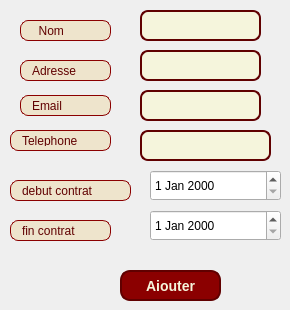
           <widget class="QWidget" name="tab">
            <attribute name="title">
             <string>Ajouter</string>
            </attribute>
            <widget class="QLabel" name="label_nom">
             <property name="geometry">
              <rect>
               <x>20</x>
               <y>20</y>
               <width>91</width>
               <height>21</height>
              </rect>
             </property>
             <property name="styleSheet">
              <string notr="true">QLabel {
    background-color: #EEE4CC; /* Beige doux */
    color: #600000;            /* Texte bordeaux */
    font: 900 italic 8pt &quot;Segoe UI&quot;; /* Police en italique et gras */
    border-radius: 8px;         /* Coins arrondis */
    padding: 4px 8px;           /* Un peu de marge interne */
    border: 1px solid #8B0000;  /* Fine bordure bordeaux pour les démarquer */
}
</string>
             </property>
             <property name="text">
              <string>  Nom</string>
             </property>
            </widget>
            <widget class="QLabel" name="label_description">
             <property name="geometry">
              <rect>
               <x>20</x>
               <y>60</y>
               <width>91</width>
               <height>21</height>
              </rect>
             </property>
             <property name="styleSheet">
              <string notr="true">QLabel {
    background-color: #EEE4CC; /* Beige doux */
    color: #600000;            /* Texte bordeaux */
    font: 900 italic 8pt &quot;Segoe UI&quot;; /* Police en italique et gras */
    border-radius: 8px;         /* Coins arrondis */
    padding: 4px 8px;           /* Un peu de marge interne */
    border: 1px solid #8B0000;  /* Fine bordure bordeaux pour les démarquer */
}
</string>
             </property>
             <property name="text">
              <string>Adresse</string>
             </property>
            </widget>
            <widget class="QLabel" name="label_type">
             <property name="geometry">
              <rect>
               <x>20</x>
               <y>95</y>
               <width>91</width>
               <height>21</height>
              </rect>
             </property>
             <property name="styleSheet">
              <string notr="true">QLabel {
    background-color: #EEE4CC; /* Beige doux */
    color: #600000;            /* Texte bordeaux */
    font: 900 italic 8pt &quot;Segoe UI&quot;; /* Police en italique et gras */
    border-radius: 8px;         /* Coins arrondis */
    padding: 4px 8px;           /* Un peu de marge interne */
    border: 1px solid #8B0000;  /* Fine bordure bordeaux pour les démarquer */
}
</string>
             </property>
             <property name="text">
              <string>Email</string>
             </property>
            </widget>
            <widget class="QLabel" name="label_lieu">
             <property name="geometry">
              <rect>
               <x>10</x>
               <y>130</y>
               <width>101</width>
               <height>21</height>
              </rect>
             </property>
             <property name="styleSheet">
              <string notr="true">QLabel {
    background-color: #EEE4CC; /* Beige doux */
    color: #600000;            /* Texte bordeaux */
    font: 900 italic 8pt &quot;Segoe UI&quot;; /* Police en italique et gras */
    border-radius: 8px;         /* Coins arrondis */
    padding: 4px 8px;           /* Un peu de marge interne */
    border: 1px solid #8B0000;  /* Fine bordure bordeaux pour les démarquer */
}
</string>
             </property>
             <property name="text">
              <string>Telephone</string>
             </property>
            </widget>
            <widget class="QLineEdit" name="lineEdit_telephone">
             <property name="geometry">
              <rect>
               <x>140</x>
               <y>130</y>
               <width>131</width>
               <height>31</height>
              </rect>
             </property>
             <property name="styleSheet">
              <string notr="true">QLineEdit {
    color: #8B0000;             /* Texte en rouge bordeaux */
    background-color: #F5F5DC;  /* Fond beige */
    padding: 5px;               /* Espacement intérieur */
    border: 2px solid #600000;  /* Bordure bordeaux foncé */
    border-radius: 8px;         /* Coins arrondis */
    font-size: 14px;            /* Taille de police */
    font-family: &quot;Palatino Linotype&quot;; /* Police élégante */
}

QLineEdit:focus {
    border: 2px solid #A52A2A;  /* Bordure plus claire lorsqu'on clique */
    background-color: #FFFFFF;   /* Fond blanc subtil pour bien montrer le focus */
}

QLineEdit:disabled {
    background-color: #D3B8AE;   /* Beige foncé pour désactivé */
    color: #8B0000;              /* Texte en bordeaux */
    border: 2px solid #A52A2A;
}</string>
             </property>
             <property name="text">
              <string/>
             </property>
            </widget>
            <widget class="QLineEdit" name="lineEdit_adresse">
             <property name="geometry">
              <rect>
               <x>140</x>
               <y>50</y>
               <width>121</width>
               <height>31</height>
              </rect>
             </property>
             <property name="styleSheet">
              <string notr="true">QLineEdit {
    color: #8B0000;             /* Texte en rouge bordeaux */
    background-color: #F5F5DC;  /* Fond beige */
    padding: 5px;               /* Espacement intérieur */
    border: 2px solid #600000;  /* Bordure bordeaux foncé */
    border-radius: 8px;         /* Coins arrondis */
    font-size: 14px;            /* Taille de police */
    font-family: &quot;Palatino Linotype&quot;; /* Police élégante */
}

QLineEdit:focus {
    border: 2px solid #A52A2A;  /* Bordure plus claire lorsqu'on clique */
    background-color: #FFFFFF;   /* Fond blanc subtil pour bien montrer le focus */
}

QLineEdit:disabled {
    background-color: #D3B8AE;   /* Beige foncé pour désactivé */
    color: #8B0000;              /* Texte en bordeaux */
    border: 2px solid #A52A2A;
}</string>
             </property>
             <property name="text">
              <string/>
             </property>
            </widget>
            <widget class="QLineEdit" name="lineEdit_nom">
             <property name="geometry">
              <rect>
               <x>140</x>
               <y>10</y>
               <width>121</width>
               <height>31</height>
              </rect>
             </property>
             <property name="styleSheet">
              <string notr="true">QLineEdit {
    color: #8B0000;             /* Texte en rouge bordeaux */
    background-color: #F5F5DC;  /* Fond beige */
    padding: 5px;               /* Espacement intérieur */
    border: 2px solid #600000;  /* Bordure bordeaux foncé */
    border-radius: 8px;         /* Coins arrondis */
    font-size: 14px;            /* Taille de police */
    font-family: &quot;Palatino Linotype&quot;; /* Police élégante */
}

QLineEdit:focus {
    border: 2px solid #A52A2A;  /* Bordure plus claire lorsqu'on clique */
    background-color: #FFFFFF;   /* Fond blanc subtil pour bien montrer le focus */
}

QLineEdit:disabled {
    background-color: #D3B8AE;   /* Beige foncé pour désactivé */
    color: #8B0000;              /* Texte en bordeaux */
    border: 2px solid #A52A2A;
}</string>
             </property>
             <property name="text">
              <string/>
             </property>
            </widget>
            <widget class="QPushButton" name="pushButton_ajouter">
             <property name="geometry">
              <rect>
               <x>120</x>
               <y>270</y>
               <width>101</width>
               <height>31</height>
              </rect>
             </property>
             <property name="styleSheet">
              <string notr="true">QPushButton {
    background-color: #8B0000;  /* Rouge bordeaux */
    color: #F5F5DC;              /* Beige pour le texte */
    border-radius: 10px;         /* Coins arrondis */
    padding: 8px 15px;           /* Espacement intérieur */
    font-size: 14px;             /* Taille de police */
    font-weight: bold;           /* Police en gras */
    border: 2px solid #600000;   /* Bordure plus foncée */
}

QPushButton:hover {
    background-color: #A52A2A;   /* Rouge bordeaux plus clair */
    border: 2px solid #8B0000;   
}

QPushButton:pressed {
    background-color: #600000;   /* Rouge bordeaux très foncé */
    border: 2px solid #400000;
}

QPushButton:disabled {
    background-color: #D3B8AE;   /* Beige foncé pour désactivé */
    color: #8B0000;
    border: 2px solid #A52A2A;
}</string>
             </property>
             <property name="text">
              <string>Ajouter</string>
             </property>
            </widget>
            <widget class="QLabel" name="label_heure">
             <property name="geometry">
              <rect>
               <x>10</x>
               <y>220</y>
               <width>101</width>
               <height>21</height>
              </rect>
             </property>
             <property name="styleSheet">
              <string notr="true">QLabel {
    background-color: #EEE4CC; /* Beige doux */
    color: #600000;            /* Texte bordeaux */
    font: 900 italic 8pt &quot;Segoe UI&quot;; /* Police en italique et gras */
    border-radius: 8px;         /* Coins arrondis */
    padding: 4px 8px;           /* Un peu de marge interne */
    border: 1px solid #8B0000;  /* Fine bordure bordeaux pour les démarquer */
}
</string>
             </property>
             <property name="text">
              <string>fin contrat</string>
             </property>
            </widget>
            <widget class="QLabel" name="label_dateC">
             <property name="geometry">
              <rect>
               <x>10</x>
               <y>180</y>
               <width>121</width>
               <height>21</height>
              </rect>
             </property>
             <property name="styleSheet">
              <string notr="true">QLabel {
    background-color: #EEE4CC; /* Beige doux */
    color: #600000;            /* Texte bordeaux */
    font: 900 italic 8pt &quot;Segoe UI&quot;; /* Police en italique et gras */
    border-radius: 8px;         /* Coins arrondis */
    padding: 4px 8px;           /* Un peu de marge interne */
    border: 1px solid #8B0000;  /* Fine bordure bordeaux pour les démarquer */
}
</string>
             </property>
             <property name="text">
              <string>debut contrat </string>
             </property>
            </widget>
            <widget class="QDateEdit" name="dateEdit_C_2">
             <property name="geometry">
              <rect>
               <x>150</x>
               <y>170</y>
               <width>131</width>
               <height>31</height>
              </rect>
             </property>
             <property name="styleSheet">
              <string notr="true">QLineEdit {
    color: #8B0000;             /* Texte en rouge bordeaux */
    background-color: #F5F5DC;  /* Fond beige */
    padding: 5px;               /* Espacement intérieur */
    border: 2px solid #600000;  /* Bordure bordeaux foncé */
    border-radius: 8px;         /* Coins arrondis */
    font-size: 14px;            /* Taille de police */
    font-family: &quot;Palatino Linotype&quot;; /* Police élégante */
}

QLineEdit:focus {
    border: 2px solid #A52A2A;  /* Bordure plus claire lorsqu'on clique */
    background-color: #FFFFFF;   /* Fond blanc subtil pour bien montrer le focus */
}

QLineEdit:disabled {
    background-color: #D3B8AE;   /* Beige foncé pour désactivé */
    color: #8B0000;              /* Texte en bordeaux */
    border: 2px solid #A52A2A;
}</string>
             </property>
            </widget>
            <widget class="QDateEdit" name="dateEdit_C_3">
             <property name="geometry">
              <rect>
               <x>150</x>
               <y>210</y>
               <width>131</width>
               <height>31</height>
              </rect>
             </property>
             <property name="styleSheet">
              <string notr="true">QLineEdit {
    color: #8B0000;             /* Texte en rouge bordeaux */
    background-color: #F5F5DC;  /* Fond beige */
    padding: 5px;               /* Espacement intérieur */
    border: 2px solid #600000;  /* Bordure bordeaux foncé */
    border-radius: 8px;         /* Coins arrondis */
    font-size: 14px;            /* Taille de police */
    font-family: &quot;Palatino Linotype&quot;; /* Police élégante */
}

QLineEdit:focus {
    border: 2px solid #A52A2A;  /* Bordure plus claire lorsqu'on clique */
    background-color: #FFFFFF;   /* Fond blanc subtil pour bien montrer le focus */
}

QLineEdit:disabled {
    background-color: #D3B8AE;   /* Beige foncé pour désactivé */
    color: #8B0000;              /* Texte en bordeaux */
    border: 2px solid #A52A2A;
}</string>
             </property>
            </widget>
            <widget class="QLineEdit" name="lineEdit_email">
             <property name="geometry">
              <rect>
               <x>140</x>
               <y>90</y>
               <width>121</width>
               <height>31</height>
              </rect>
             </property>
             <property name="styleSheet">
              <string notr="true">QLineEdit {
    color: #8B0000;             /* Texte en rouge bordeaux */
    background-color: #F5F5DC;  /* Fond beige */
    padding: 5px;               /* Espacement intérieur */
    border: 2px solid #600000;  /* Bordure bordeaux foncé */
    border-radius: 8px;         /* Coins arrondis */
    font-size: 14px;            /* Taille de police */
    font-family: &quot;Palatino Linotype&quot;; /* Police élégante */
}

QLineEdit:focus {
    border: 2px solid #A52A2A;  /* Bordure plus claire lorsqu'on clique */
    background-color: #FFFFFF;   /* Fond blanc subtil pour bien montrer le focus */
}

QLineEdit:disabled {
    background-color: #D3B8AE;   /* Beige foncé pour désactivé */
    color: #8B0000;              /* Texte en bordeaux */
    border: 2px solid #A52A2A;
}</string>
             </property>
             <property name="text">
              <string/>
             </property>
            </widget>
           </widget>
